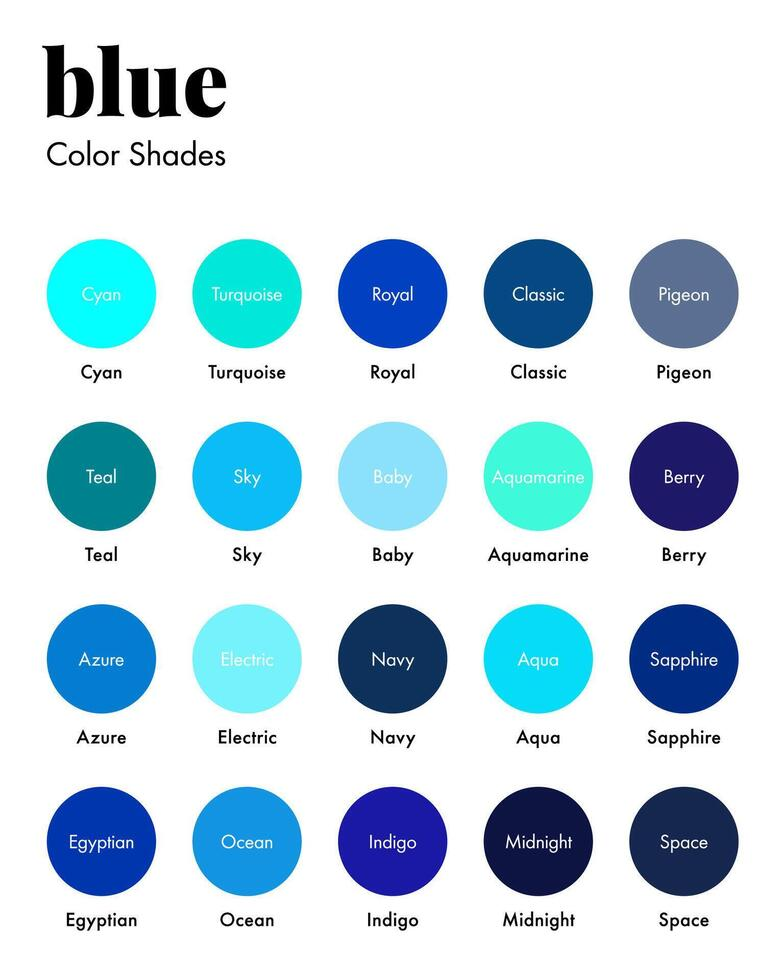
#> input picture new.jpg, 784 x 980 px
$ python main.py
#> lines starting #> are read from the running program, lines starting #| are printed output that depends on the picture
### color_names.py
import math
import csv
from collections import namedtuple
from pathlib import Path

Color = namedtuple('Color', ['name', 'r', 'g', 'b'])

# Load colors from CSV file
def load_colors():
    colors = []
    csv_path = Path(__file__).parent / 'colors.csv'
    print(f"Loading colors from: {csv_path}")
    try:
        with open(csv_path, newline='') as csvfile:
#> (reads colors.csv from the repository)
            reader = csv.DictReader(csvfile)
            print(f"CSV headers: {reader.fieldnames}")
            for i, row in enumerate(reader, 1):
                colors.append(Color(
                    name=row['color_name'],
                    r=int(row['R']),
                    g=int(row['G']),
                    b=int(row['B'])
                ))
            print(f"Successfully loaded {i} colors")
    except Exception as e:
        print(f"Error loading colors: {e}")
    return colors

COLORS = load_colors()

# [44 lines left out: functions color_distance, get_color_name, not called in this run]

### main.py
import cv2
import numpy as np
from color_utils import *
from color_names import get_color_name
from palette_generator import *
from clipboard import copy_with_message

# Read the image
img_path = 'new.jpg'
img = cv2.imread(img_path)
#> img is the input picture: shape (980, 784, 3); mean B, G, R 231.4, 219.5, 196.4
if img is None:
    print(f"Error: Could not load image at {img_path}")
    print("Please ensure the image file exists and is accessible")
    exit(1)

try:
    img = cv2.resize(img, (800, 600))
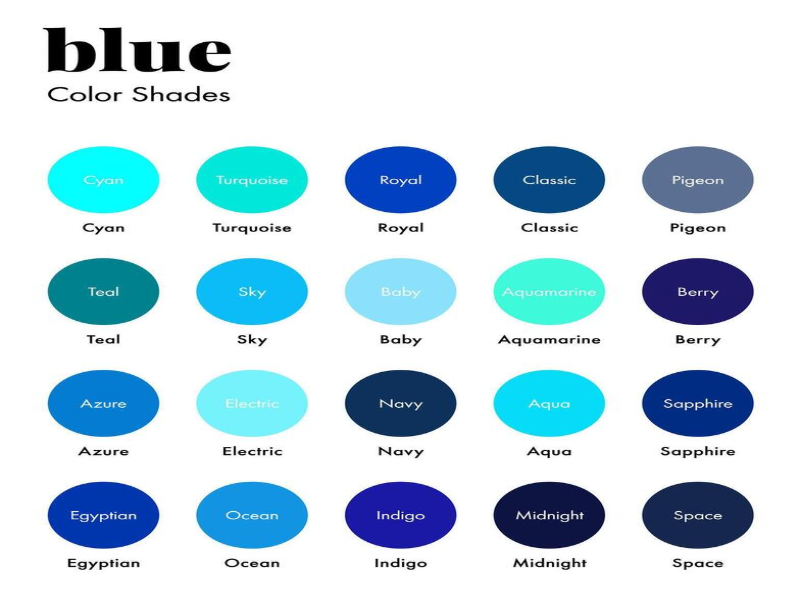
#> img: shape (600, 800, 3); mean B, G, R 231.3, 219.4, 196.3
except Exception as e:
    print(f"Error resizing image: {e}")
    exit(1)

# Global variables
clicked = False
r = g = b = xpos = ypos = 0

# Mouse callback
def draw_function(event, x, y, flags, param):
    global b, g, r, xpos, ypos, clicked
    if event == cv2.EVENT_LBUTTONDOWN:
        clicked = True
        xpos = x
        ypos = y

        # Always get color under cursor
        b, g, r = img[y, x]
        b = int(b)
        g = int(g)
        r = int(r)

        # Prepare color values
        color_name = get_color_name(r, g, b)
        rgb_text = f"{r}, {g}, {b}"
        hex_color = rgb_to_hex(r, g, b)
        h, s, v = rgb_to_hsv(r, g, b)
        # Ensure HSV values are properly scaled and clamped
        h = min(360, max(0, round(h * 360)))
        s = min(100, max(0, round(s * 100)))
        v = min(100, max(0, round(v * 100)))
        hsv_text = f"{h}°, {s}%, {v}%"

        # Check if click is on color info area (y between 20-150)
        if 20 <= y <= 150 and 30 <= x <= 200:
            # Selective copying when clicking format labels
            if 40 <= y <= 70:   # Color name
                copy_with_message(color_name, "Color Name")
                cv2.putText(img, "Copied Color Name!", (250, 50), 2, 0.7, (255, 255, 255), 2)
            elif 70 <= y <= 100:  # RGB
                copy_with_message(rgb_text, "RGB")
                cv2.putText(img, "Copied RGB!", (250, 50), 2, 0.7, (255, 255, 255), 2)
            elif 100 <= y <= 130:  # HEX
                copy_with_message(hex_color, "HEX")
                cv2.putText(img, "Copied HEX!", (250, 50), 2, 0.7, (255, 255, 255), 2)
            elif 130 <= y <= 160:  # HSV
                copy_with_message(hsv_text, "HSV")
                cv2.putText(img, "Copied HSV!", (250, 50), 2, 0.7, (255, 255, 255), 2)

try:
    cv2.namedWindow('Image')
    cv2.setMouseCallback('Image', draw_function)
    print("Color Detector running - click on the image to detect colors")
    print("Press ESC or close window to exit")

    while True:
        cv2.imshow("Image", img)
        if clicked:
            # Convert to different color formats
            hex_color = rgb_to_hex(r, g, b)
            h, s, v = rgb_to_hsv(r, g, b)
            c, m, y, k = rgb_to_cmyk(r, g, b)

            # Draw info panel
            cv2.rectangle(img, (20, 20), (750, 120), (b, g, r), -1)

            # Display color info with copy indicators
            text_color = f"Color: {get_color_name(r, g, b)} [📋]"
            text_rgb = f"RGB: {r}, {g}, {b} [📋]"
            text_hex = f"HEX: {hex_color} [📋]"
            text_hsv = f"HSV: {h}°, {s}%, {v}% [📋]"
            text_cmyk = f"CMYK: {c}%, {m}%, {y}%, {k}%"

            # Draw info panel (larger to fit messages)
            cv2.rectangle(img, (20, 20), (750, 150), (b, g, r), -1)

            # Display color info
            cv2.putText(img, text_color, (30, 50), 2, 0.7, (255, 255, 255), 2)
            cv2.putText(img, text_rgb, (30, 80), 2, 0.7, (255, 255, 255), 2)
            cv2.putText(img, text_hex, (30, 110), 2, 0.7, (255, 255, 255), 2)
            cv2.putText(img, text_hsv, (30, 140), 2, 0.7, (255, 255, 255), 2)

            # For dark colors, use white text
            if r + g + b >= 600:
                cv2.putText(img, text_color, (30, 50), 2, 0.7, (0, 0, 0), 2)
                cv2.putText(img, text_rgb, (30, 80), 2, 0.7, (0, 0, 0), 2)
                cv2.putText(img, text_hex, (30, 110), 2, 0.7, (0, 0, 0), 2)
                cv2.putText(img, text_hsv, (30, 140), 2, 0.7, (0, 0, 0), 2)

            # Show copied message temporarily
            cv2.putText(img, "Copied to clipboard!", (250, 50), 2, 0.7, (255, 255, 255), 2)

            clicked = False

        # Exit with ESC or window close
        if cv2.waitKey(20) & 0xFF == 27 or cv2.getWindowProperty('Image', cv2.WND_PROP_VISIBLE) < 1:
#> (key Esc is pressed here)
            break

    cv2.destroyAllWindows()
    cv2.waitKey(1)  # Ensure windows are closed

except Exception as e:
    print(f"Error running color detector: {e}")
finally:
    cv2.destroyAllWindows()
